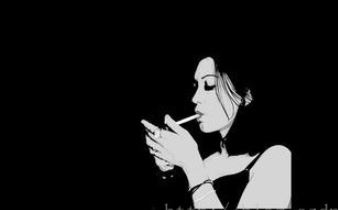
//> input picture OpenCV_install/OpenCV_install/Otsu.JPG, 338 x 210 px
$ ./Otsu   (built with g++ and OpenCV 4)
//> lines starting //> are read from the running program, lines starting //| are printed output that depends on the picture; after the words box and inside, x2 and y2 are one past the last pixel; in counts of white or black regions, pixels touching at a corner belong together
#include <opencv2/highgui/highgui.hpp>
#include <opencv2/imgproc/imgproc.hpp>
#include <opencv2/core/core.hpp>
#include <iostream>

using namespace std;
using namespace cv;

//****Otsu****
int OtsuAlgThreshold(const Mat image);

int main(int argc, char *argv[]) {
	Mat image = imread("Otsu.jpg");
//> image is the input picture: 210 rows x 338 cols, CV_8UC3; mean B, G, R 26.6, 26.6, 26.6
	imshow("SouceImage", image);
	cvtColor(image, image, COLOR_RGB2GRAY);
//> image: 210 rows x 338 cols, CV_8UC1
	Mat imageOut, imageOtsu;
	int thresholdValue = OtsuAlgThreshold(image);
	cout << "类间方差g=w0*w1（u0-u1）^2 = " << thresholdValue << endl;
	threshold(image, imageOut, thresholdValue, 255, THRESH_BINARY);
	threshold(image, imageOtsu, 0, 255, THRESH_OTSU);

	imshow("imageOut", imageOut);
	imshow("imageOtsu", imageOtsu);

	waitKey();
	return 0;
}


int OtsuAlgThreshold(const Mat image) {
	if (image.channels() != 1) {
		cout << "Please input Gray-image!" << endl;
		return 0;
	}
	int T = 0; //Otsu算法阈值
	double varValue = 0;//中间阈值暂存
	double w0 = 0, w1 = 0; //前、后景像素点数所占比例
	double u0 = 0, u1 = 0; //前、后景平均灰度

	double Histogram[256] = { 0 }; // 灰度直方图，保存各灰度值对应的像素点总数
	int Histogram1[256] = { 0 };
	uchar *data = image.data;
	double totalNum = image.rows * image.cols;
//> totalNum = 70980

	//*****计算直方图分布
	for(int i = 0; i < image.rows; i++)
		for (int j = 0; j < image.cols; j++) {
			Histogram[data[i * image.step + j]]++;
			Histogram1[data[i * image.step + j]]++;
		}
//> after the loop, Histogram = 256 values, max 56015 at index 0, min 0 at index 242, mean 277.3; Histogram1 has the same summary as Histogram

	//*****画出直方图
	Mat image1(255, 255, CV_8UC3); //8bit U无符号整形 C3图像4通道
	for (int i = 0; i < 255; i++) {
		Histogram1[i] = Histogram1[i] % 200;
		line(image1, Point(i, 235), Point(i, 235 - Histogram1[i]), Scalar(255, 0, 0));
		if (i % 50 == 0) {
			char ch[255];
			sprintf(ch, "%d", i);
			string str = ch;
			putText(image1, str, Point(i, 250), 1, 1, Scalar(0, 0, 255));
		}

	}
//> this loop made 255 passes
//> pass 1, in OtsuAlgThreshold, `putText(image1, str, Point(i, 250), 1, 1, Scalar(0, 0, 255));`:
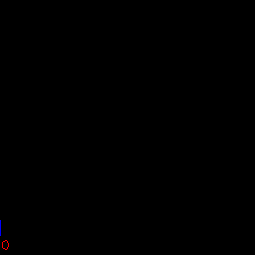
//> image1: 255 rows x 255 cols, CV_8UC3; mean B, G, R 0.1, 0, 0.1
//> after the loop:
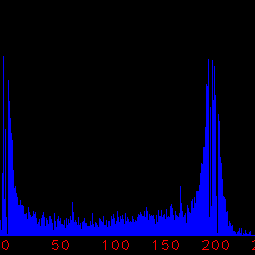
//> image1: 255 rows x 255 cols, CV_8UC3; 11.76% of pixels changed, all inside (x1, y1, x2, y2) = (1, 56, 255, 250)
//> after the loop, Histogram1 = 256 values, max 179 at index 3, min 0 at index 242, mean 28.05
	//*****画出直方图

	for (int i = 0; i < 255; i++) {
		w1 = w0 = u1 = u0 = 0; //初始化
		//背景部分各值计算
		for (int j = 0; j <= i; j++) {
			w1 += Histogram[j];  //背景部分像素点总和
			u1 += j * Histogram[j];  //背景部分像素总灰度和
		}
		if (w1 == 0) break;
		u1 = u1 / w1;
		w1 = w1 / totalNum;

		//前景部分各值计算
		for (int k = i + 1; k < 255; k++) {
			w0 += Histogram[k];
			u0 += k * Histogram[k];
		}
		if (w0 == 0) break;
		u0 = u0 / w0;
		w0 = w0 / totalNum;

		//类间方差计算
		double varValue1 = w0 * w1 * (u1 - u0) * (u1 - u0);
		if (varValue1 > varValue) {
			varValue = varValue1;
			T = i;
		}
	}
//> this loop made 251 passes
//> (w1, u1, w0, u0, varValue1, varValue) on passes 1 to 12: (0.789, 0, 0.211, 126.1, 2643.8, 2643.8), (0.806, 0.0211, 0.194, 137, 2932.6, 2932.6), (0.818, 0.0504, 0.182, 146, 3168.7, 3168.7), (0.826, 0.0795, 0.174, 152.8, 3343.4, 3343.4), (0.833, 0.108, 0.167, 158.2, 3484.2, 3484.2), (0.837, 0.134, 0.163, 162.3, 3588, 3588), (0.84, 0.155, 0.16, 165.3, 3664.3, 3664.3), (0.843, 0.178, 0.157, 168.1, 3736.4, 3736.4), (0.845, 0.198, 0.155, 170.4, 3793.1, 3793.1), (0.847, 0.218, 0.153, 172.4, 3842.7, 3842.7), (0.849, 0.237, 0.151, 174.1, 3886.5, 3886.5), (0.85, 0.255, 0.15, 175.7, 3924.9, 3924.9)
//> (u1, w1, w0, u0, varValue1, varValue) on passes 61 to 66: (0.805, 0.866, 0.134, 193.4, 4300.1, 4300.1), (0.816, 0.866, 0.134, 193.6, 4302.3, 4302.3), (0.827, 0.867, 0.133, 193.8, 4304.4, 4304.4), (0.837, 0.867, 0.133, 193.9, 4306.3, 4306.3), (0.852, 0.867, 0.133, 194.1, 4309, 4309), (0.86, 0.867, 0.133, 194.2, 4310.2, 4310.2)

	//画出T阈值的分割线
	line(image1, Point(T, 235), Point(T, 0), Scalar(0, 0, 255), 2);
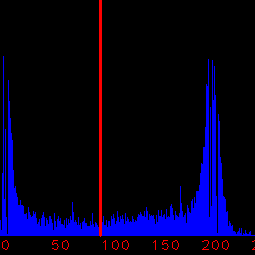
//> image1: 255 rows x 255 cols, CV_8UC3; 1.09% of pixels changed, all inside (x1, y1, x2, y2) = (99, 0, 102, 237)
//| 类间方差g=w0*w1（u0-u1）^2 = 100
//> in main, `threshold(image, imageOut, thresholdValue, 255, THRESH_BINARY);`:
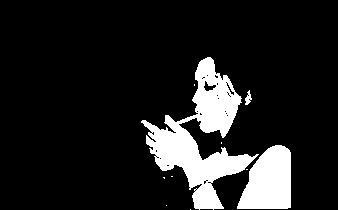
//> imageOut: 210 rows x 338 cols, CV_8UC1; 12.6% white; 10 white regions (7 under 20 px), largest, box (x1, y1, x2, y2) and area: (141, 57, 259, 210) 6327, (237, 145, 291, 209) 2568, (245, 90, 252, 105) 57
	imshow("result", image1);
	return T;
}
